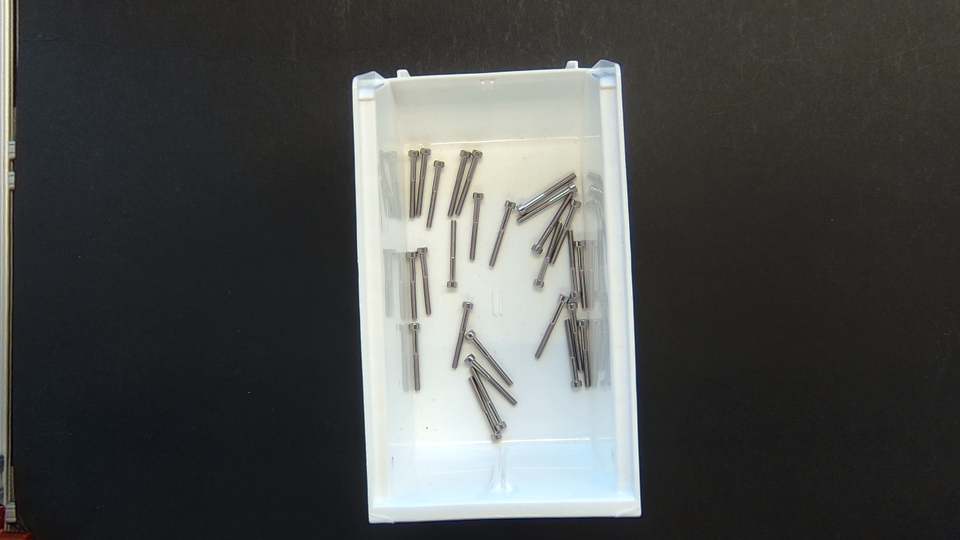
#> input picture dev/gt27_0.png, 1920 x 1080 px, found by its file name (shown at 1/2 size)
$ python m7.py
#> lines starting #> are read from the running program, lines starting #| are printed output that depends on the picture
import cv2,numpy as np
f=cv2.imread('dev/gt27_0.png'); g=cv2.cvtColor(f,6); H,W=g.shape
#> further down, f is the input picture: shape (1080, 1920, 3); mean B, G, R 77.5, 79.1, 77.4
#> after `H, W = g.shape`: H = 1080; W = 1920
s=4; bg=cv2.resize(cv2.medianBlur(cv2.resize(g,(W//s,H//s),interpolation=cv2.INTER_AREA),21),(W,H)).astype(np.float32)
#> after `bg = cv2.resize(cv2.medianBlur(cv2.resize(g, (W // s, H // s), interpo`:
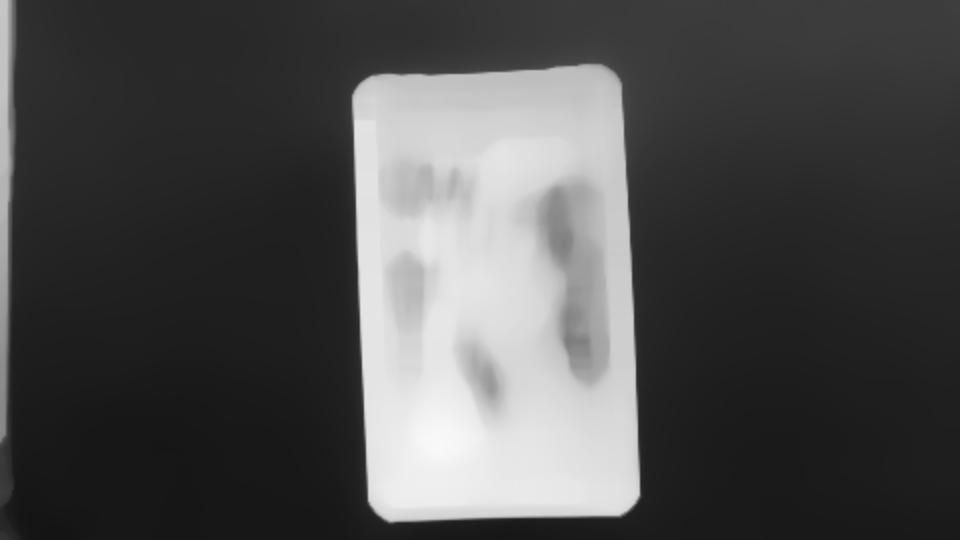
#> bg: shape (1080, 1920) float32 (shown at 1/2 size); min 20, max 248, mean 79
d=g.astype(np.float32)-bg
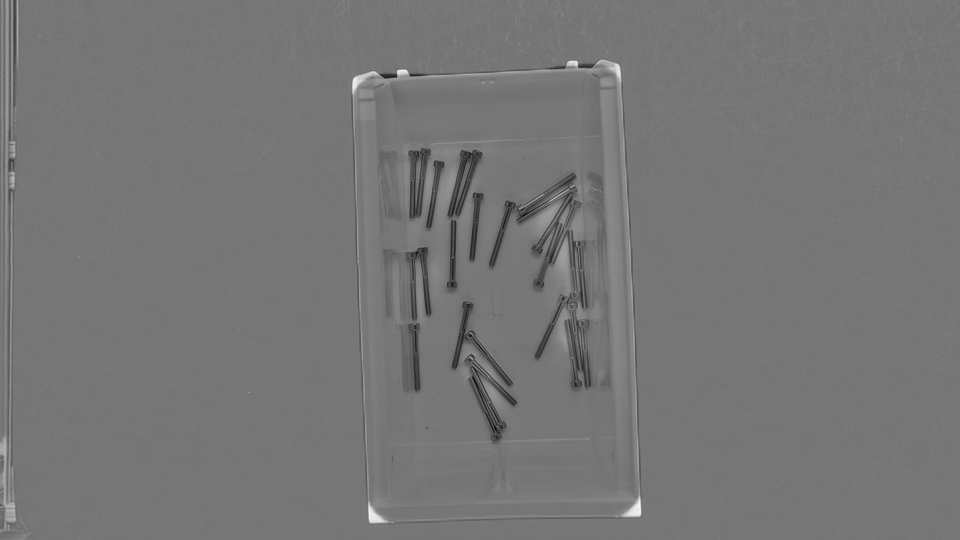
#> d: shape (1080, 1920) float32 (shown at 1/2 size); min -189, max 218, mean -0.6; drawn with min black and max white
for y in (320,350,400): print(y,' '.join(f'{int(v)}' for v in d[y,805:875]))
#> this loop made 3 passes
#> (printed output is left out)
for y in (520,560,600): print(y,' '.join(f'{int(v)}' for v in d[y,1125:1185]))
